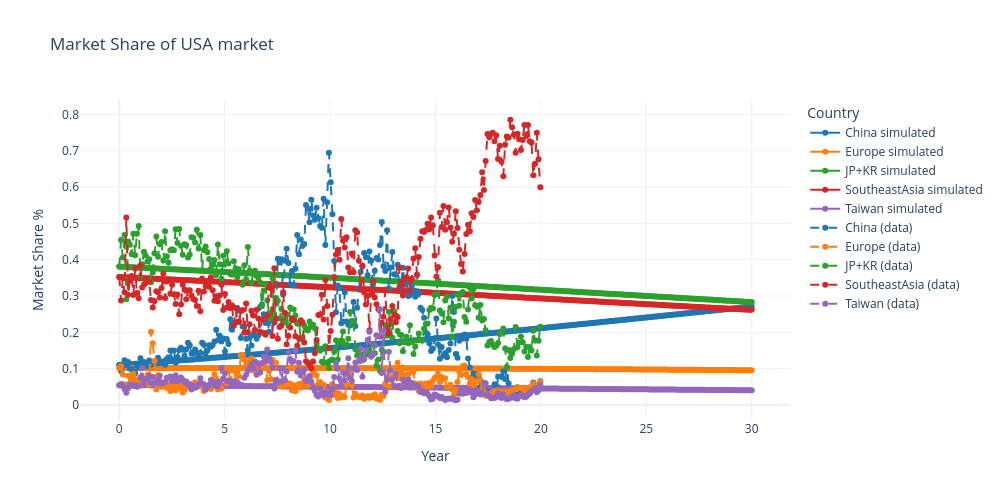

The notebook cell this image was saved under:
### Code cell
results = [X, Y, Z, W, H]

import plotly.graph_objects as go

# Define a consistent color for each country
color_map = {
    "China": "#1f77b4",        # Blue
    "Europe": "#ff7f0e",       # Orange
    "JP+KR": "#2ca02c",        # Green
    "SoutheastAsia": "#d62728",# Red
    "Taiwan": "#9467bd"        # Purple
}

# Create the interactive Plotly figure
fig = go.Figure()

# Add simulated data (raw data)
for i, country in enumerate(countries):
    fig.add_trace(go.Scatter(
        x=t_eval,
        y=results[i],
        mode='lines+markers',
        name=f'{country} simulated',
        marker=dict(symbol='circle'),
        line=dict(color=color_map[country])
    ))

# Add real data (from market_shares)
for i, country in enumerate(countries):
    fig.add_trace(go.Scatter(
        x=t_eval,
        y=market_shares[country],
        mode='lines+markers',
        name=f'{country} (data)',
        line=dict(color=color_map[country], dash='dash')
    ))

# Layout
fig.update_layout(
    title='Market Share of USA market',
    xaxis_title='Year',
    yaxis_title='Market Share %',
    width=1000,
    height=500,
    legend_title='Country',
    hovermode='x unified',
    template='plotly_white'
)

fig.show()

### Figure 1 — Plotly figure (JSON) as saved in the notebook; plotly's stock layout.template omitted (floating-point values rounded to 4 significant figures; data arrays with more than 128 entries replaced by an {"elided": "..."} marker saying what was removed)
{"data": [{"line": {"color": "#1f77b4"}, "marker": {"symbol": "circle"}, "mode": "lines+markers", "name": "China simulated", "type": "scatter", "x": {"elided": "360 float values"}, "y": {"elided": "360 float values"}}, {"line": {"color": "#ff7f0e"}, "marker": {"symbol": "circle"}, "mode": "lines+markers", "name": "Europe simulated", "type": "scatter", "x": {"elided": "360 float values"}, "y": {"elided": "360 float values"}}, {"line": {"color": "#2ca02c"}, "marker": {"symbol": "circle"}, "mode": "lines+markers", "name": "JP+KR simulated", "type": "scatter", "x": {"elided": "360 float values"}, "y": {"elided": "360 float values"}}, {"line": {"color": "#d62728"}, "marker": {"symbol": "circle"}, "mode": "lines+markers", "name": "SoutheastAsia simulated", "type": "scatter", "x": {"elided": "360 float values"}, "y": {"elided": "360 float values"}}, {"line": {"color": "#9467bd"}, "marker": {"symbol": "circle"}, "mode": "lines+markers", "name": "Taiwan simulated", "type": "scatter", "x": {"elided": "360 float values"}, "y": {"elided": "360 float values"}}, {"line": {"color": "#1f77b4", "dash": "dash"}, "mode": "lines+markers", "name": "China (data)", "type": "scatter", "x": {"elided": "360 float values"}, "y": {"elided": "240 float values"}}, {"line": {"color": "#ff7f0e", "dash": "dash"}, "mode": "lines+markers", "name": "Europe (data)", "type": "scatter", "x": {"elided": "360 float values"}, "y": {"elided": "240 float values"}}, {"line": {"color": "#2ca02c", "dash": "dash"}, "mode": "lines+markers", "name": "JP+KR (data)", "type": "scatter", "x": {"elided": "360 float values"}, "y": {"elided": "240 float values"}}, {"line": {"color": "#d62728", "dash": "dash"}, "mode": "lines+markers", "name": "SoutheastAsia (data)", "type": "scatter", "x": {"elided": "360 float values"}, "y": {"elided": "240 float values"}}, {"line": {"color": "#9467bd", "dash": "dash"}, "mode": "lines+markers", "name": "Taiwan (data)", "type": "scatter", "x": {"elided": "360 float values"}, "y": {"elided": "240 float values"}}], "layout": {"height": 500, "hovermode": "x unified", "legend": {"title": {"text": "Country"}}, "title": {"text": "Market Share of USA market"}, "width": 1000, "xaxis": {"title": {"text": "Year"}}, "yaxis": {"title": {"text": "Market Share %"}}}}
